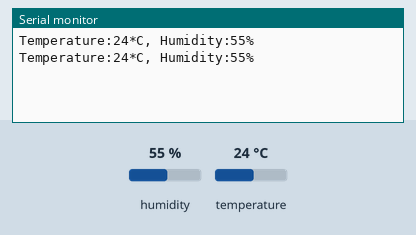
This sketch was run on a simulated Arduino Uno, built with avr-gcc and run on an emulated ATmega328P. Parts: the last lines printed to the serial monitor. Inputs (shaded band) come from the test bench; at power-on: humidity 55 %, temperature 24 °C.

Above: at 1.3 s.
1.4 s: humidity set to 22 %
At 2.0 s:
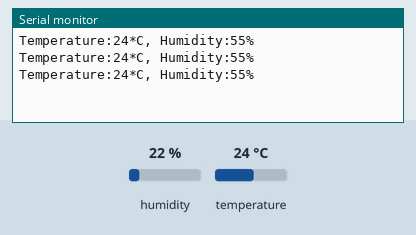
2.9 s: temperature set to 12 °C
At 3.6 s:
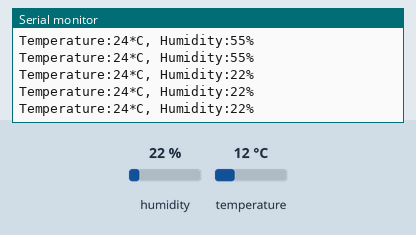
4.4 s: humidity set to 40 %
At 5.1 s:
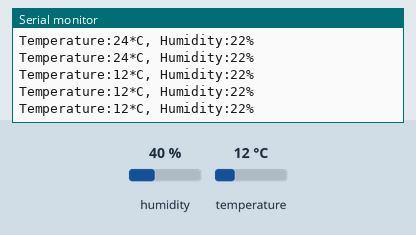
Timing chart, 0 to 7.4 s (numbered marks = the images above; inputs shaded):
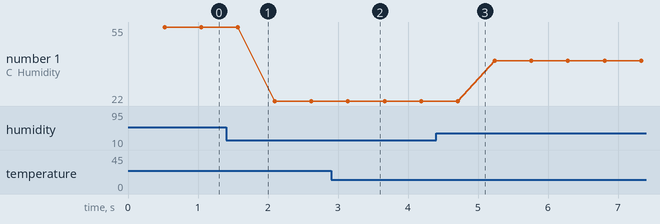

Measured:
- plotted number 1: 55 → 22 after the input at 1.4 s, 22 → 40 after the input at 4.4 s

The sketch:

DHT11_Temp_Humi.ino
```cpp
/*
Project: IoT Made Easy
Author: Mukesh Sankhla
Website: https://www.makerbrains.com
GitHub: https://github.com/MukeshSankhla
Social Media: Instagram @mukesh.diy
*/

#include <DHT11.h>

DHT11 dht11(5); // DHT11 sensor connected to pin 5

void setup() {
  Serial.begin(115200);
}

void loop() {
    int temperature, humidity;

    // Attempt to read the temperature and humidity values from the DHT11 sensor.
    int result = dht11.readTemperatureHumidity(temperature, humidity);

    // Check the results of the readings.
    // If the reading is successful, print the temperature and humidity values in CSV format.
    if (result == 0) {
        Serial.print("Temperature:");
        Serial.print(temperature);
        Serial.print("*C");
        Serial.print(", Humidity:");
        Serial.print(humidity);
        Serial.println("%");
    }
}
```
